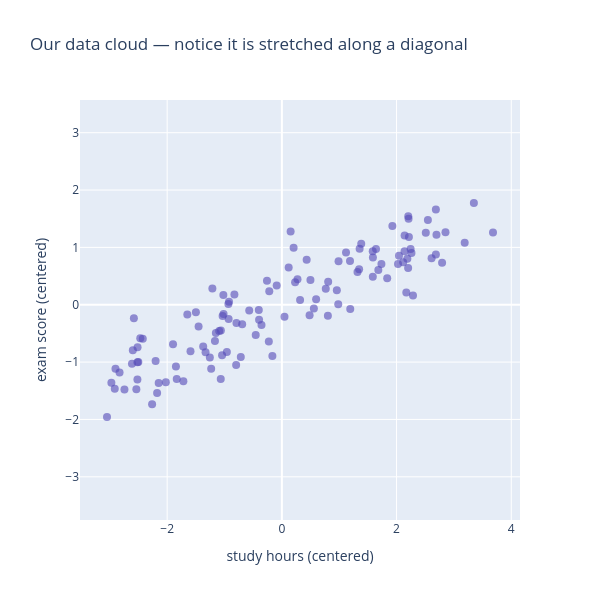

This figure's notebook cell:
### Code cell
# Just LOOK at the cloud first
fig = go.Figure()
fig.add_trace(go.Scatter(
    x=X[:, 0], y=X[:, 1], mode='markers',
    marker=dict(size=8, color='#534AB7', opacity=0.6),
    name='students'
))
fig.update_layout(
    title='Our data cloud — notice it is stretched along a diagonal',
    xaxis_title='study hours (centered)',
    yaxis_title='exam score (centered)',
    width=600, height=600
)
# equal aspect ratio so directions are not distorted
fig.update_yaxes(scaleanchor='x', scaleratio=1)
fig.show()
